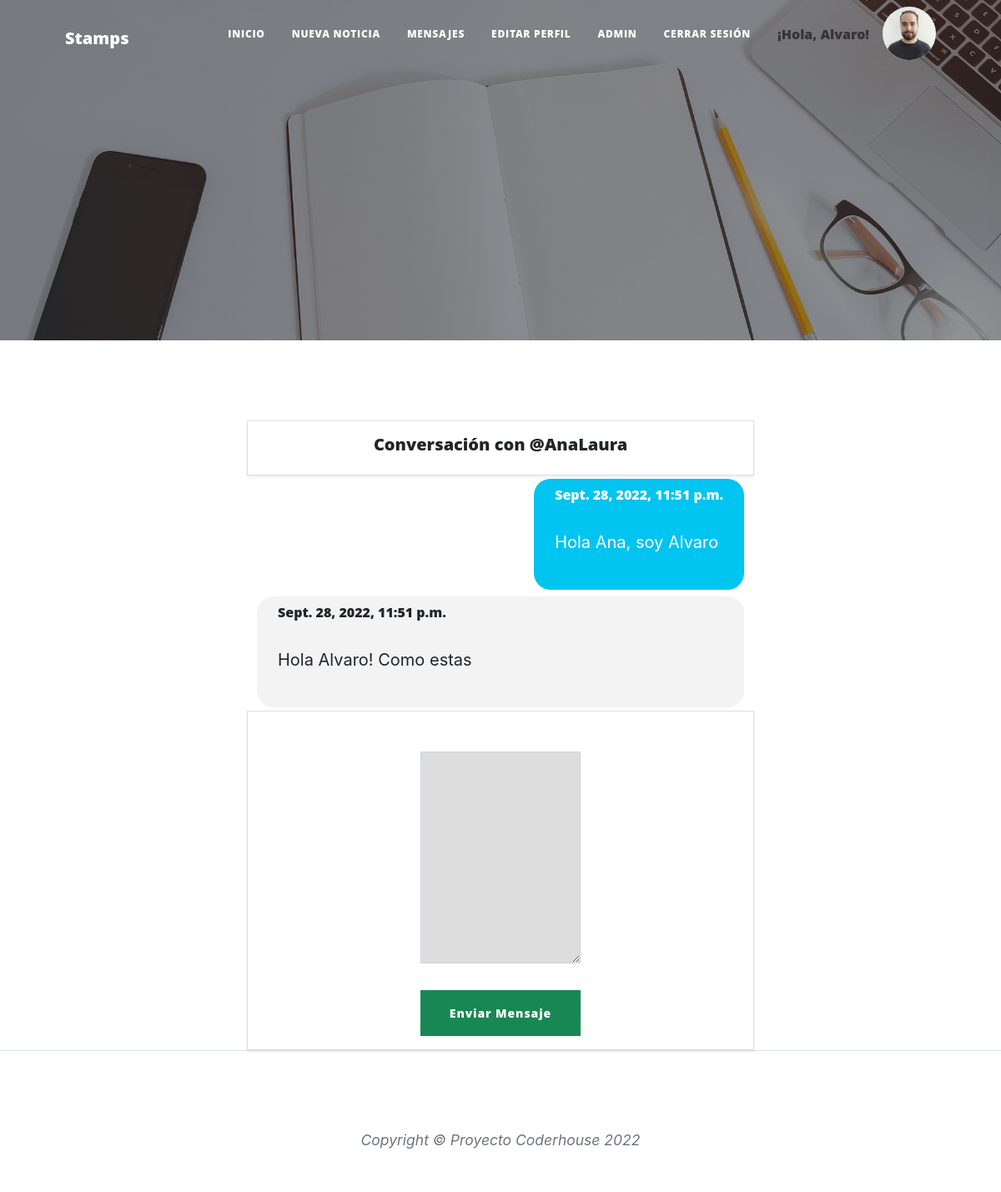
Page /AppMensajes/inbox/1/ (signed in) on the committed database.
### AppMensajes/models.py (models this page shows, shortened)
class Conversacion(models.Model):
    user = models.ForeignKey(User, on_delete=models.CASCADE, related_name="+")
    receiver = models.ForeignKey(User, on_delete=models.CASCADE, related_name="+")

class Mensaje(models.Model):
    conversacion = models.ForeignKey(Conversacion, on_delete=models.CASCADE, blank=True, null=True)
    sender_user = models.ForeignKey(User, on_delete=models.CASCADE, related_name="+")
    receiver_user = models.ForeignKey(User, on_delete=models.CASCADE, related_name="+")
    body = RichTextField()
    date = models.DateTimeField(default=timezone.now)

### AppMensajes/views.py (the view)
# urls.py: path('inbox/<int:pk>/', ConversacionView.as_view(), name='conversacion'),
class ConversacionView(LoginRequiredMixin, View):
    login_url = 'AppBlog:login'
    redirect_field_name = 'AppBlog:login'
    def get(self, request, pk, *args, **kwargs):
        form = FormularioMensaje()
        conversacion = Conversacion.objects.get(pk = pk)
        lista_mensajes = Mensaje.objects.filter(conversacion__pk__contains = pk)
        context = {
            'conversacion': conversacion,
            'formulario': form,
            'lista_mensajes': lista_mensajes,
            'imagen': carga_avatar(request)
        }
        return render(request, 'AppMensajes/conversacion.html', context)

### AppMensajes/forms.py
class FormularioMensaje(forms.ModelForm):
    class Meta:
        model = Mensaje
        fields = ['body']
        labels = {
            'body': '',
        }
        widgets = {
            'body': forms.Textarea(attrs={'class': 'form-control'}),
        }

### AppBlog/views.py (called while the page is built)
def carga_avatar(request):
    imagen = "/media/avatares/default.png"
    if request.user.is_authenticated:
        lista=Avatar.objects.filter(user=request.user)
        if len(lista) != 0:
            imagen = lista[0].imagen.url
    return imagen

### AppMensajes/templates/AppMensajes/conversacion.html (shortened to what this page needs)
{% extends "AppBlog/1padre.html" %}
{% load static %}
{% block contenido_que_cambia %}
<div class="container">
    <div class="row">
        <div class="card col-md-12 mt-5 p-3 shadow-sm">
            <div class="mx-auto">
            {% if conversacion.receiver == request.user %}
                <h5>Conversación con @{{ conversacion.user }} </h5>
            {% else %}
                <h5>Conversación con @{{conversacion.receiver}} </h5>
            {% endif %}
            </div>
        </div>
    </div>
    {% for mensaje in lista_mensajes %}
    <div class="row">
        <div class="col-md-12 my-1">
            {% if mensaje.sender_user == request.user %}
                <div class="mensaje-recibido">
                    <h6> {{mensaje.date }} </h6>
                    <p> {{ mensaje.body|safe }} </p>
                </div>
            {% elif mensaje.receiver_user == request.user %}
                <div class="mensaje-enviado">
                    <h6> {{mensaje.date }} </h6>
                    <p> {{ mensaje.body|safe }} </p>
                </div>
            {% endif %}
        </div>
    </div>
    {% endfor %}
    <div class="row">
        <div class="card col-md-12 p-3 shadow-sm">
            <div class="mx-auto">
            <form method="POST" action="{% url 'AppMensajes:crear_mensaje' conversacion.pk %}">
                    {{ formulario.as_p }}
                <div class="d-grid gap-2 mt-3">
                    <button class="btn btn-success" type="submit">
                        Enviar Mensaje
                    </button>
                </div>
            </form>
            </div>
        </div>
    </div>
</div>
{% endblock %}

### AppBlog/templates/AppBlog/1padre.html (shortened to what this page needs)
<!DOCTYPE html>
<html lang="en">
<head>
    {% load static %}
        <link href="{% static 'styles/css/styles.css' %}" rel="stylesheet" />
        <link rel="stylesheet" href="{% static 'styles/css/mystyles.css'  %}">
    </head>
    <body>
        <nav class="navbar navbar-expand-lg navbar-light" id="mainNav">
            <div class="container px-4 px-lg-5">
                <a class="navbar-brand" href="{% url 'inicio_proyecto' %}">Stamps</a>
                <div class="collapse navbar-collapse" id="navbarResponsive">
                    <ul class="navbar-nav ms-auto py-4 py-lg-0">
                        {% if user.is_authenticated %}
                        <li class="nav-item"><a class="nav-link px-lg-3 py-3 py-lg-4" href="/AppBlog/">Inicio</a></li>
                        <li class="nav-item"><a class="nav-link px-lg-3 py-3 py-lg-4" href="{% url 'AppBlog:form_noticia' %}">Nueva noticia</a></li>
                        <li class="nav-item"><a class="nav-link px-lg-3 py-3 py-lg-4" href="{% url 'AppMensajes:inbox' %}">Mensajes</a></li>
                        <li class="nav-item"><a class="nav-link px-lg-3 py-3 py-lg-4" href="{% url 'AppBlog:editar_usuario' %}">Editar perfil</a></li>
                        <li class="nav-item"><a class="nav-link px-lg-3 py-3 py-lg-4" href="{% url 'admin:index' %}">Admin</a></li>
                        <li class="nav-item"><a class="nav-link px-lg-3 py-3 py-lg-4" href="{% url 'AppBlog:logout' %}">Cerrar sesión</a></li>
                        <li class="nav-item"><h6 class="nav-link px-lg-3 py-3 py-lg-4">¡Hola, {{ user.username }}! </h6></li>
                        <li><a href="{% url 'AppBlog:agregar_avatar' %}"><img class= "img-avatar-nav" src="{{ imagen }}" alt=" "> </a></li>
                        {% else %}
                        <li class="nav-item"><a class="nav-link px-lg-3 py-3 py-lg-4" href="{% url 'AppBlog:login' %}">Iniciar sesión</a></li>
                        <li class="nav-item"><a class="nav-link px-lg-3 py-3 py-lg-4" href="{% url 'AppBlog:registro' %}">Crear usuario</a></li>
                        {% endif %}
                    </ul>
                </div>
            </div>
        </nav>
        <header class="masthead" style="background-image: url('{% static 'styles/assets/img/home-bg.jpg' %}')">
            <div class="container position-relative px-4 px-lg-5">
                <div class="row gx-4 gx-lg-5 justify-content-center">
                    <div class="col-md-10 col-lg-8 col-xl-7">
                    </div>
                </div>
            </div>
        </header>
        <section>
            <div class="row gx-4 gx-lg-5 justify-content-center">
                <div class="col-md-10 col-lg-8 col-xl-7">
                    <div class="site-heading">
                        {% block contenido_que_cambia %}{% endblock %}
                    </div>
                </div>
            </div>
        </section>
        <footer class="border-top">
            <div class="container px-4 px-lg-5">
                <div class="row gx-4 gx-lg-5 justify-content-center">
                    <div class="col-md-10 col-lg-8 col-xl-7">
                        <ul class="list-inline text-center">
                        </ul>
                        <div class="small text-center text-muted fst-italic">Copyright &copy; Proyecto Coderhouse 2022</div>
                    </div>
                </div>
            </div>
        </footer>
    </body>
</html>

### AppBlog/static/styles/css/mystyles.css (style rules this page uses)
.form-control { width: 12em; text-align: center; background-color: #ddd; }

### rows in the picture
Conversacion: receiver "AnaLaura"
Mensaje: date "Sept. 28, 2022, 11:51 p.m.", body "Hola Ana, soy Alvaro"
Mensaje: date "Sept. 28, 2022, 11:51 p.m.", body "Hola Alvaro! Como estas"

### other values in the picture
{{ user.username }} "Alvaro"
